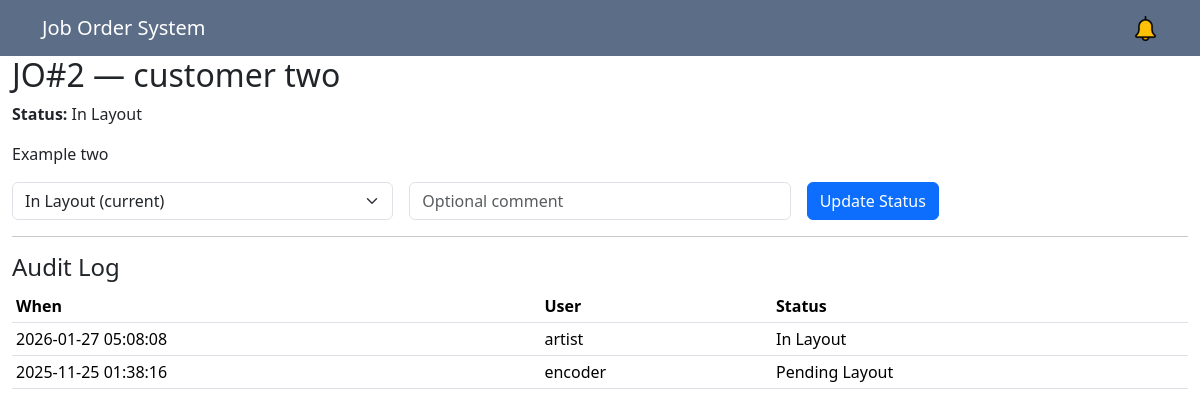
Screenshot of /jo/view.php?id=2 (signed in) with the database file from the repository.
### tables this page shows
CREATE TABLE `job_orders` (
  `id` int NOT NULL AUTO_INCREMENT,
  `jo_number` varchar(255) DEFAULT NULL,
  `customer_name` varchar(100) DEFAULT NULL,
  `contact_num` varchar(15) DEFAULT NULL,
  `date_ordered` date DEFAULT NULL,
  `deadline` date DEFAULT NULL,
  `item_description` text,
  `file_upload` text,
  `product_type` int DEFAULT NULL,
  `team_name` varchar(50) DEFAULT NULL,
  `quantity` int DEFAULT NULL,
  `status` varchar(50) DEFAULT 'Pending Layout',
  `created_by` int DEFAULT NULL,
  `created_at` timestamp NULL DEFAULT CURRENT_TIMESTAMP,
  `updated_at` timestamp NULL DEFAULT NULL,
  PRIMARY KEY (`id`),
  KEY `created_by` (`created_by`),
  CONSTRAINT `job_orders_ibfk_1` FOREIGN KEY (`created_by`) REFERENCES `users` (`id`)
);

CREATE TABLE `audit_logs` (
  `id` int NOT NULL AUTO_INCREMENT,
  `jo_id` int DEFAULT NULL,
  `status` varchar(50) DEFAULT NULL,
  `updated_by` int DEFAULT NULL,
  `updated_at` timestamp NULL DEFAULT CURRENT_TIMESTAMP,
  PRIMARY KEY (`id`),
  KEY `jo_id` (`jo_id`),
  KEY `updated_by` (`updated_by`),
  CONSTRAINT `audit_logs_ibfk_1` FOREIGN KEY (`jo_id`) REFERENCES `job_orders` (`id`),
  CONSTRAINT `audit_logs_ibfk_2` FOREIGN KEY (`updated_by`) REFERENCES `users` (`id`)
);

CREATE TABLE `users` (
  `id` int NOT NULL AUTO_INCREMENT,
  `username` varchar(100) DEFAULT NULL,
  `password` varchar(255) DEFAULT NULL,
  `role` varchar(30) NOT NULL,
  `created_at` timestamp NULL DEFAULT CURRENT_TIMESTAMP,
  PRIMARY KEY (`id`),
  UNIQUE KEY `username` (`username`)
);

### jo/view.php (the view, shortened to what this page needs)
<?php
include __DIR__ . '/../templates/header.php';
$jo_id = intval($_GET['id'] ?? 0);
$stmt = $conn->prepare("SELECT j.*, u.username AS creator FROM job_orders j LEFT JOIN users u ON j.created_by = u.id WHERE j.id = ?");
$stmt->bind_param("i", $jo_id); $stmt->execute(); $jo = $stmt->get_result()->fetch_assoc(); $stmt->close();
$al = $conn->prepare("SELECT a.*, u.username AS updater FROM audit_logs a LEFT JOIN users u ON a.updated_by = u.id WHERE a.jo_id = ? ORDER BY a.updated_at DESC");
$al->bind_param("i", $jo_id); $al->execute(); $logs = $al->get_result(); $al->close();
$role = $_SESSION['user']['role'];
$role_allowed = ['encoder'=>["Pending Layout","In Layout","Sizing"],'artist'=>["Pending Layout","In Layout","Sizing","Ready for Printing"],
'printer'=>["Ready for Printing","Printing"],'heatpress'=>["Ready for Heat Pressing","Pressing"],'cutting'=>["Ready for Cutting","Cutting"],
'sewing'=>["Ready for Sewing","In Sewing","Done Sewing"],'qc'=>["Done Sewing","QC Checking"],'sales'=>[]];
$can_update = in_array($jo['status'], $role_allowed[$role] ?? []) || $role==='admin';
?>
<h2>JO#<?= $jo['id'] ?> — <?= htmlspecialchars($jo['customer_name']) ?></h2>
<p><strong>Status:</strong> <?= htmlspecialchars($jo['status']) ?></p>
<p><?= nl2br(htmlspecialchars($jo['item_description'])) ?></p>
<?php if($can_update): ?>
<form method="POST" action="/jo/update_status.php">
  <div class="row g-3">
    <div class="col-md-4"><select name="status" class="form-select">
      <option value="<?= htmlspecialchars($jo['status']) ?>"><?= htmlspecialchars($jo['status']) ?> (current)</option>
    </select></div>
    <div class="col-md-4"><input name="comment" class="form-control" placeholder="Optional comment"></div>
    <div class="col-md-4"><button class="btn btn-primary">Update Status</button></div>
  </div>
</form>
<?php else: ?><div class="alert alert-info">You cannot update this job.</div><?php endif; ?>
<hr><h4>Audit Log</h4>
<table class="table table-sm"><thead><tr><th>When</th><th>User</th><th>Status</th></tr></thead><tbody>
<?php while($r = $logs->fetch_assoc()): ?><tr><td><?= $r['updated_at'] ?></td><td><?= htmlspecialchars($r['updater']) ?></td><td><?= htmlspecialchars($r['status']) ?></td></tr><?php endwhile; ?>
</tbody></table>
<?php include __DIR__ . '/../templates/footer.php'; ?>

### rows the page displays
job_orders: id "2", customer_name "customer two", status "In Layout", item_description "Example two", status "In Layout (current)"
audit_logs: updated_at "2026-01-27 05:08:08", updated_by.username "artist", status "In Layout"
audit_logs: updated_at "2025-11-25 01:38:16", updated_by.username "encoder", status "Pending Layout"
